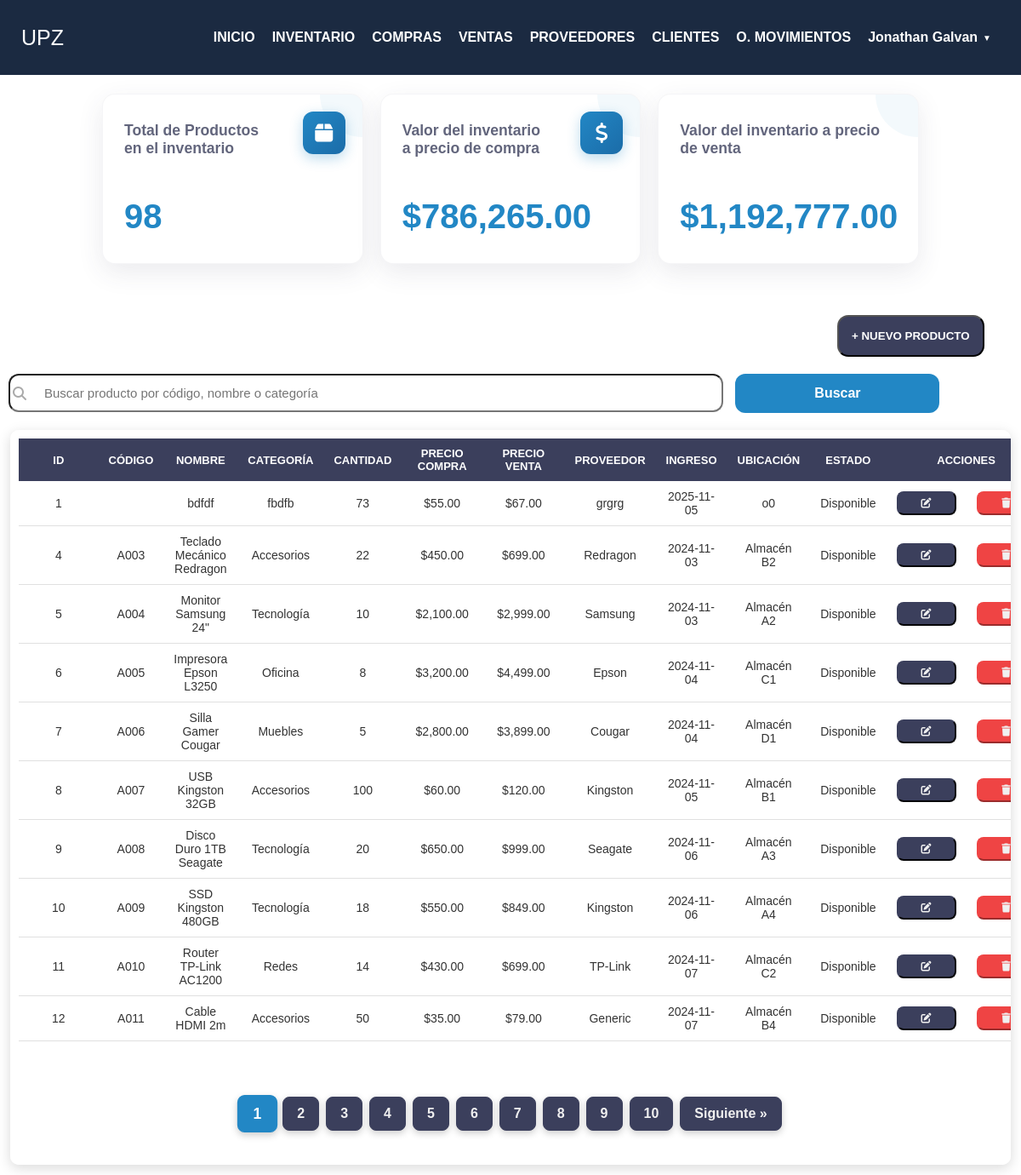
Screenshot of /INCICIO/alumno.php (signed in) with the database file from the repository.
### tables this page shows
CREATE TABLE `productos` (
  `id_productos` int(11) NOT NULL,
  `codigo_articulo` varchar(20) NOT NULL,
  `nombre` varchar(100) DEFAULT NULL,
  `categoria` varchar(45) DEFAULT NULL,
  `cantidad` int(11) DEFAULT NULL,
  `precio_compra` float DEFAULT NULL,
  `precio_venta` float DEFAULT NULL,
  `proveedor` varchar(100) DEFAULT NULL,
  `fecha_ingreso` date DEFAULT NULL,
  `ubicacion` varchar(100) DEFAULT NULL,
  `estado` enum('Disponible','Agotado','Baja') DEFAULT NULL
);

### INCICIO/alumno.php (the view, shortened to what this page needs)
<?php
$conexion = conectar();
$por_pagina = 10;
$pagina = isset($_GET['pagina']) ? (int)$_GET['pagina'] : 1;
$inicio = ($pagina - 1) * $por_pagina;
$total_query = mysqli_query($conexion, "SELECT COUNT(*) as total FROM Productos");
$total_row = mysqli_fetch_assoc($total_query);
$total_registros = $total_row['total'];
$total_paginas = ceil($total_registros / $por_pagina);
$sql = "SELECT * FROM Productos LIMIT $inicio, $por_pagina";
$query = mysqli_query($conexion, $sql);
?>
<!DOCTYPE html>
<html lang="es">
<head>
    <link rel="stylesheet" href="css/style1.css">
</head>
<body>
    <?php include("menu.php"); ?>
    <div class="scroll"></div>
    <div class="informacion">
        <div class="cuadro1">
            <span class="icono-producto"><i class="fas fa-box"></i></span>
            <h2>Total de Productos<br> en el inventario</h2>
            <p><?php echo $total_registros; ?></p>
        </div>
        <div class="cuadro2">
            <span class="icono-dolar"><i class="fas fa-dollar-sign"></i></span>
            <h2>Valor del inventario <br>a precio de compra</h2>
            <p>
                <?php
                    $total = mysqli_query($conexion, "SELECT SUM(precio_compra * cantidad) AS totalCompra FROM Productos");
                    $t = mysqli_fetch_assoc($total);
                    echo "$" . number_format($t['totalCompra'], 2);
                ?>
            </p>
        </div>
        <div class="cuadro3">
            <h2>Valor del inventario a precio de venta</h2>
            <p>
                <?php
                    $total = mysqli_query($conexion, "SELECT SUM(precio_venta * cantidad) AS totalVenta FROM Productos");
                    $t = mysqli_fetch_assoc($total);
                    echo "$" . number_format($t['totalVenta'], 2);
                ?>
            </p>
        </div>
    </div>
    <button id="btnAbrirFormulario">+ NUEVO PRODUCTO</button>
    <form action="" method="POST">
        <div class="input-box">
            <i class="fa-solid fa-magnifying-glass"></i>
            <input type="text" name="buscar" placeholder="Buscar producto por código, nombre o categoría">
            <button type="submit" class="btnBuscar">Buscar</button>
        </div>
    </form>
    <?php
        if (!empty($_POST['buscar'])) {
            $buscar = $_POST['buscar'];
            $sql = "SELECT * FROM Productos
                    WHERE codigo_articulo LIKE '%$buscar%'
                    OR nombre LIKE '%$buscar%'
                    OR categoria LIKE '%$buscar%'";
            $query = mysqli_query($conexion, $sql);
        } else {
            $sql = "SELECT * FROM Productos LIMIT $inicio, $por_pagina";
            $query = mysqli_query($conexion, $sql);
        }
    ?>
    <div class="table-container">
        <table>
            <thead>
                <tr>
                    <th>ID</th>
                    <th>Código</th>
                    <th>Nombre</th>
                    <th>Categoría</th>
                    <th>Cantidad</th>
                    <th>Precio compra</th>
                    <th>Precio venta</th>
                    <th>Proveedor</th>
                    <th>Ingreso</th>
                    <th>Ubicación</th>
                    <th>Estado</th>
                    <th colspan="2">Acciones</th>
                </tr>
            </thead>
            <tbody>
                <?php
                    $subtotal_compra = 0;
                    $subtotal_venta  = 0;
                    while ($row = mysqli_fetch_array($query)) {
                        $subtotal_compra += $row['precio_compra'] * $row['cantidad'];
                        $subtotal_venta  += $row['precio_venta'] * $row['cantidad'];
                ?>
                <tr>
                    <td><?php echo $row['id_productos']; ?></td>
                    <td><?php echo $row['codigo_articulo']; ?></td>
                    <td><?php echo $row['nombre']; ?></td>
                    <td><?php echo $row['categoria']; ?></td>
                    <td><?php echo $row['cantidad']; ?></td>
                    <td>$<?php echo number_format($row['precio_compra'], 2); ?></td>
                    <td>$<?php echo number_format($row['precio_venta'], 2); ?></td>
                    <td><?php echo $row['proveedor']; ?></td>
                    <td><?php echo $row['fecha_ingreso']; ?></td>
                    <td><?php echo $row['ubicacion']; ?></td>
                    <td><?php echo $row['estado']; ?></td>
                    <td>
                        <button class="btn-modificar" onclick="abrirEditar(
                            '<?php echo $row['id_productos']; ?>',
                            '<?php echo $row['codigo_articulo']; ?>',
                            '<?php echo $row['nombre']; ?>',
                            '<?php echo $row['categoria']; ?>',
                            '<?php echo $row['cantidad']; ?>',
                            '<?php echo $row['precio_compra']; ?>',
                            '<?php echo $row['precio_venta']; ?>',
                            '<?php echo $row['proveedor']; ?>',
                            '<?php echo $row['fecha_ingreso']; ?>',
                            '<?php echo $row['ubicacion']; ?>',
                            '<?php echo $row['estado']; ?>'
                        )">
                            <i class="fa-solid fa-pen-to-square"></i>
                        </button>
                    </td>
                    <td>
                        <button class="btn-eliminar"
                            onclick="if (confirm('¿Seguro que deseas eliminar?')) {
                                window.location.href='control/delete.php?id=<?php echo $row['id_productos']; ?>';
                            }">
                            <i class="fa-solid fa-trash"></i>
                        </button>
                    </td>
                </tr>
                <?php } ?>
            </tbody>
            <tfoot>
                <tr>
                    <th>Subtotal</th>
                    <th colspan="4"></th>
                    <th>$<?php echo number_format($subtotal_compra, 2); ?></th>
                    <th>$<?php echo number_format($subtotal_venta, 2); ?></th>
                    <th colspan="6"></th>
                </tr>
            </tfoot>
        </table>
        <div class="paginacion">
            <?php for ($i = 1; $i <= $total_paginas; $i++): ?>
                <a href="?pagina=<?php echo $i; ?>" class="<?php echo $i == $pagina ? 'activo' : ''; ?>">
                    <?php echo $i; ?>
                </a>
            <?php endfor; ?>
            <?php if ($pagina < $total_paginas): ?>
                <a href="?pagina=<?php echo $pagina + 1; ?>">Siguiente &raquo;</a>
            <?php endif; ?>
        </div>
    </div>
</body>
</html>

### INCICIO/menu.php (shortened to what this page needs)
<html>
    <link rel="stylesheet" href="css/menu.css">
    <header>
        <nav class="nav">
            <div class="logo">UPZ</div>
            <ul class="menu">
                <li><a href="inicio.php">INICIO</a></li>
                <li><a href="alumno.php">INVENTARIO</a></li>
                <li><a href="compras.html">COMPRAS</a></li>
                <li><a href="#">VENTAS</a></li>
                <li><a href="#">PROVEEDORES</a></li>
                <li><a href="clientes.php">CLIENTES</a></li>
                <li><a href="#">O. MOVIMIENTOS</a></li>
                <li class="submenu" id="userMenu">
    <a href="#" id="userToggle" class="user-name">
        <?php echo $_SESSION["nombre"] . " " . $_SESSION["apellido"]; ?>
        <span class="arrow">▼</span>
    </a>
</li>
</ul>
</nav>
</header>
</html>

### INCICIO/css/style1.css (style rules this page uses)
* { margin: 0; padding: 0; box-sizing: border-box; }
body { font-family: 'PT Sans', sans-serif; background: #fff; color: #fff; }
header { width: 100%; height: 20px; background-size: cover; background-position: center; }
.scroll { height: 50px; }
#btnAbrirFormulario { background-color: #3b3f5c; color: #fff; font-weight: bold; cursor: pointer; padding: 15px; margin-top: 30px; border-radius: 13px; margin-left: 82%; margin-bottom: 20px; }
.informacion { display: flex; justify-content: space-between; gap: 20px; margin: 30px 10%; margin-top: 40px; }
.informacion > div { background: #ffffff; flex: 1; border-radius: 15px; padding: 25px; position: relative; box-shadow: 0 10px 30px rgba(59, 63, 92, 0.1); transition: transform 0.3s ease, box-shadow 0.3s ease; border: 1px solid rgba(59, 63, 92, 0.05); overflow: hidden; }
.informacion h2 { color: #3b3f5c; font-size: 1.1rem; font-weight: 600; margin-bottom: 15px; opacity: 0.8; }
.informacion p:nth-of-type(1) { color: #2287c5; font-size: 2.5rem; font-weight: 800; margin: 0; line-height: 1.2; }
.informacion span { position: absolute; top: 20px; right: 20px; width: 50px; height: 50px; background: linear-gradient(135deg, #2287c5, #1b6ca8); color: white; border-radius: 12px; display: flex; align-items: center; justify-content: center; font-size: 24px; box-shadow: 0 5px 15px rgba(34, 135, 197, 0.3); }
.informacion > div::before { content: ''; position: absolute; top: -50px; right: -50px; width: 100px; height: 100px; background: rgba(34, 135, 197, 0.05); border-radius: 50%; z-index: 0; }
.cuadro1, .cuadro2, .cuadro3 { position: relative; display: flex; flex-direction: column; justify-content: center; padding: 30px; text-align: left; color: black; border-radius: 20px; background-color: #ffffff; border-color: #f0f0f0; width: 25%; height: 200px; box-shadow: 0 4px 15px rgba(0, 0, 0, 0.2); gap: 30px; }
.cuadro1 p, .cuadro2 p, .cuadro3 p { font-size: 20px; }
.icono-dolar { position: absolute; top: 25px; right: 30px; background-color: #dcf7fc; color: #2287c5; width: 50px; height: 50px; border-radius: 10px; display: flex; align-items: center; justify-content: center; font-size: 40px; font-weight: bold; }
.icono-producto { position: absolute; top: 25px; right: 30px; background-color: #dcf7fc; color: #2287c5; width: 50px; height: 50px; border-radius: 10px; display: flex; align-items: center; justify-content: center; font-size: 40px; font-weight: bold; }
.btn-eliminar { border-radius: 10px; width: 85px; height: 30px; color: #f0f0f0; background-color: #EF4444; border-color: #EF4444; cursor: pointer; }
.btn-modificar { border-radius: 10px; width: 85px; height: 30px; color: #f0f0f0; background-color: #3b3f5c; border-color: #3b3f5c; cursor: pointer; }
.table-container { margin: 1%; padding: 10px; background-color: #ffffff; border-radius: 10px; box-shadow: 0 4px 15px rgba(0, 0, 0, 0.15); overflow-x: auto; }
table { width: 100%; border-collapse: collapse; font-size: 14px; }
th, td { padding: 10px 12px; text-align: center; }
td { color: #333; }
thead { background-color: #3b3f5c; color: #fff; }
th { font-size: 13px; font-weight: bold; text-transform: uppercase; }
tbody tr { border-bottom: 1px solid #e0e0e0; }
.btn-eliminar, .btn-modificar { width: 70px; height: 28px; font-size: 12px; padding: 3px; border-radius: 8px; }
.paginacion { display: flex; justify-content: center; align-items: center; margin: 30px auto; gap: 8px; flex-wrap: wrap; }
.paginacion a { text-decoration: none; background-color: #3b3f5c; color: #f0f0f0; padding: 10px 16px; border-radius: 8px; font-weight: bold; transition: all 0.3s ease; box-shadow: 0 3px 8px rgba(0, 0, 0, 0.2); border: 1px solid #3b3f5c; }
.paginacion a.activo { background-color: #2287c5; color: #fff; border: 1px solid #2287c5; transform: scale(1.1); }
.input-box { position: relative; margin-bottom: 20px; }
.input-box i { position: absolute; left: 15px; top: 50%; transform: translateY(-50%); color: #aaa; font-size: 16px; }
.input-box input { width: 70%; padding: 12px 15px 12px 40px; border-radius: 12px; background: rgba(255, 255, 255, 0.08); color: #3b3f5c; font-size: 15px; transition: all 0.3s ease; outline: none; margin-left: 10px; }
.btnBuscar { width: 20%; padding: 14px; background: linear-gradient(135deg, #2287c5, #2287c5); color: white; font-size: 16px; font-weight: bold; border: none; border-radius: 12px; cursor: pointer; transition: transform 0.2s ease, box-shadow 0.3s ease; margin-left: 10px; }

### rows the page displays
productos: id_productos "1", nombre "bdfdf", categoria "fbdfb", cantidad "73", precio_compra "55.00", precio_venta "67.00", proveedor "grgrg", fecha_ingreso "2025-11-05", ubicacion "o0", estado "Disponible"
productos: id_productos "4", codigo_articulo "A003", nombre "Teclado Mecánico Redragon", categoria "Accesorios", cantidad "22", precio_compra "450.00", precio_venta "699.00", proveedor "Redragon", fecha_ingreso "2024-11-03", ubicacion "Almacén B2", estado "Disponible"
productos: id_productos "5", codigo_articulo "A004", nombre "Monitor Samsung 24\"", categoria "Tecnología", cantidad "10", precio_compra "2,100.00", precio_venta "2,999.00", proveedor "Samsung", fecha_ingreso "2024-11-03", ubicacion "Almacén A2", estado "Disponible"
productos: id_productos "6", codigo_articulo "A005", nombre "Impresora Epson L3250", categoria "Oficina", cantidad "8", precio_compra "3,200.00", precio_venta "4,499.00", proveedor "Epson", fecha_ingreso "2024-11-04", ubicacion "Almacén C1", estado "Disponible"
productos: id_productos "7", codigo_articulo "A006", nombre "Silla Gamer Cougar", categoria "Muebles", cantidad "5", precio_compra "2,800.00", precio_venta "3,899.00", proveedor "Cougar", fecha_ingreso "2024-11-04", ubicacion "Almacén D1", estado "Disponible"
productos: id_productos "8", codigo_articulo "A007", nombre "USB Kingston 32GB", categoria "Accesorios", cantidad "100", precio_compra "60.00", precio_venta "120.00", proveedor "Kingston", fecha_ingreso "2024-11-05", ubicacion "Almacén B1", estado "Disponible"
productos: id_productos "9", codigo_articulo "A008", nombre "Disco Duro 1TB Seagate", categoria "Tecnología", cantidad "20", precio_compra "650.00", precio_venta "999.00", proveedor "Seagate", fecha_ingreso "2024-11-06", ubicacion "Almacén A3", estado "Disponible"
productos: id_productos "10", codigo_articulo "A009", nombre "SSD Kingston 480GB", categoria "Tecnología", cantidad "18", precio_compra "550.00", precio_venta "849.00", proveedor "Kingston", fecha_ingreso "2024-11-06", ubicacion "Almacén A4", estado "Disponible"
productos: id_productos "11", codigo_articulo "A010", nombre "Router TP-Link AC1200", categoria "Redes", cantidad "14", precio_compra "430.00", precio_venta "699.00", proveedor "TP-Link", fecha_ingreso "2024-11-07", ubicacion "Almacén C2", estado "Disponible"
productos: id_productos "12", codigo_articulo "A011", nombre "Cable HDMI 2m", categoria "Accesorios", cantidad "50", precio_compra "35.00", precio_venta "79.00", proveedor "Generic", fecha_ingreso "2024-11-07", ubicacion "Almacén B4", estado "Disponible"

### other values shown
$_SESSION["nombre"] "Jonathan"
$_SESSION["apellido"] "Galvan"
$total_registros "98"
$t['totalCompra'] "786,265.00"
$t['totalVenta'] "1,192,777.00"
